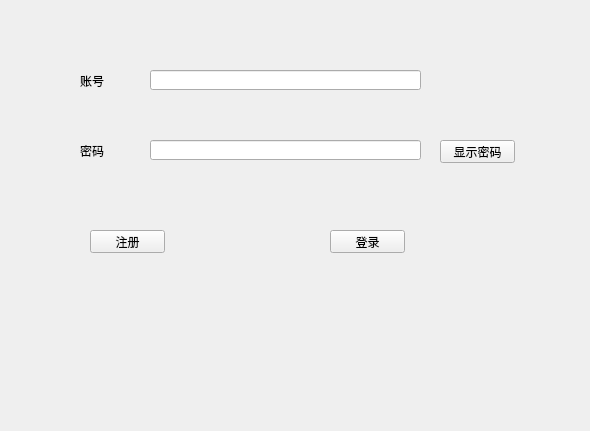
<?xml version="1.0" encoding="UTF-8"?>
<ui version="4.0">
 <class>Widget</class>
 <widget class="QWidget" name="Widget">
  <property name="geometry">
   <rect>
    <x>0</x>
    <y>0</y>
    <width>590</width>
    <height>431</height>
   </rect>
  </property>
  <property name="windowTitle">
   <string>Widget</string>
  </property>
  <widget class="QLabel" name="label">
   <property name="geometry">
    <rect>
     <x>80</x>
     <y>70</y>
     <width>61</width>
     <height>21</height>
    </rect>
   </property>
   <property name="text">
    <string>账号</string>
   </property>
  </widget>
  <widget class="QLabel" name="label_2">
   <property name="geometry">
    <rect>
     <x>80</x>
     <y>140</y>
     <width>61</width>
     <height>21</height>
    </rect>
   </property>
   <property name="text">
    <string>密码</string>
   </property>
  </widget>
  <widget class="QLineEdit" name="lineEdit">
   <property name="geometry">
    <rect>
     <x>150</x>
     <y>70</y>
     <width>271</width>
     <height>20</height>
    </rect>
   </property>
  </widget>
  <widget class="QLineEdit" name="lineEdit_2">
   <property name="geometry">
    <rect>
     <x>150</x>
     <y>140</y>
     <width>271</width>
     <height>20</height>
    </rect>
   </property>
  </widget>
  <widget class="QPushButton" name="pushButton">
   <property name="geometry">
    <rect>
     <x>90</x>
     <y>230</y>
     <width>75</width>
     <height>23</height>
    </rect>
   </property>
   <property name="text">
    <string>注册</string>
   </property>
  </widget>
  <widget class="QPushButton" name="pushButton_2">
   <property name="geometry">
    <rect>
     <x>330</x>
     <y>230</y>
     <width>75</width>
     <height>23</height>
    </rect>
   </property>
   <property name="text">
    <string>登录</string>
   </property>
  </widget>
  <widget class="QPushButton" name="pushButton_3">
   <property name="geometry">
    <rect>
     <x>440</x>
     <y>140</y>
     <width>75</width>
     <height>23</height>
    </rect>
   </property>
   <property name="text">
    <string>显示密码</string>
   </property>
  </widget>
 </widget>
 <resources/>
 <connections/>
</ui>
